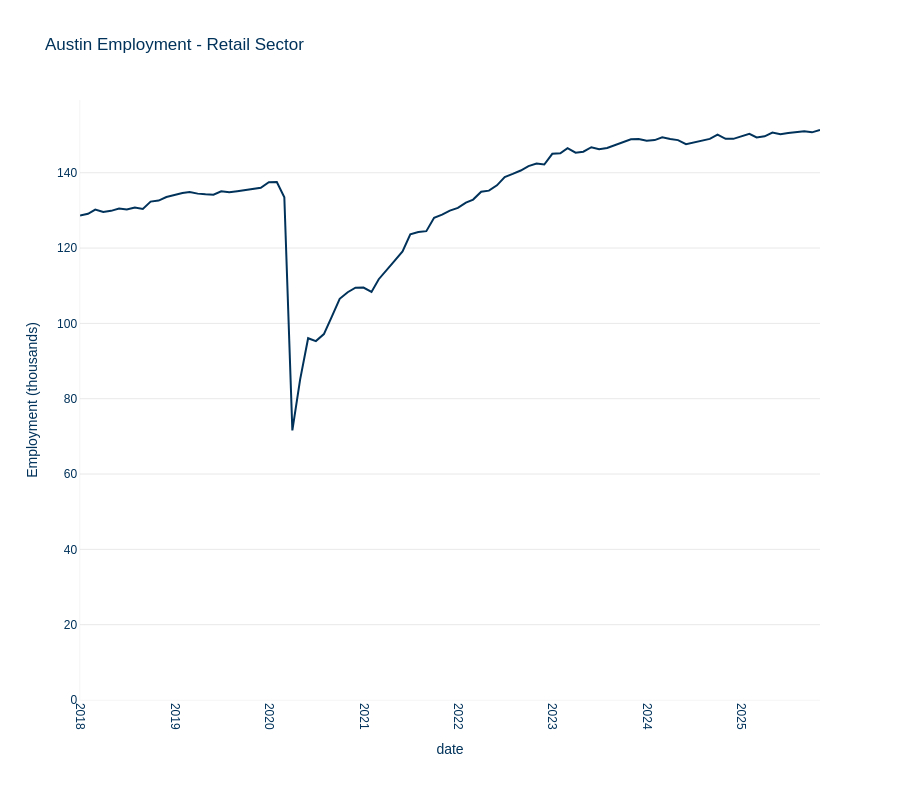

The notebook cell this image was saved under:
### Markdown cell above
## Chart 3: Austin Employment - Retail Sector

Tracks employment in Leisure & Hospitality (retail-related employment)

### Code cell
# Fetch retail employment data
df_retail = fetch_fred_series('AUST448LEIH', 'Leisure & Hospitality')
df_retail = df_retail[df_retail['date'] >= '2018-01-01']

# Create chart
fig = aquila_styled_line_chart(
    df_retail,
    x='date',
    y='Leisure & Hospitality',
    title='Austin Employment - Retail Sector',
    height=800
)

fig.update_yaxes(rangemode='tozero', title='Employment (thousands)')

# Save chart
fig.write_html('charts/austin_employment_retail.html')
print("✓ Chart saved: austin_employment_retail.html")

fig.show()

### Figure 1 — Plotly figure (JSON) as saved in the notebook; plotly's stock layout.template omitted (floating-point values rounded to 4 significant figures)
{"data": [{"hovertemplate": "date=%{x}<br>Leisure & Hospitality=%{y}<extra></extra>", "legendgroup": "", "line": {"color": "#00325a", "dash": "solid"}, "marker": {"symbol": "circle"}, "mode": "lines", "name": "", "orientation": "v", "showlegend": false, "type": "scatter", "x": ["2018-01-01T00:00:00", "2018-02-01T00:00:00", "2018-03-01T00:00:00", "2018-04-01T00:00:00", "2018-05-01T00:00:00", "2018-06-01T00:00:00", "2018-07-01T00:00:00", "2018-08-01T00:00:00", "2018-09-01T00:00:00", "2018-10-01T00:00:00", "2018-11-01T00:00:00", "2018-12-01T00:00:00", "2019-01-01T00:00:00", "2019-02-01T00:00:00", "2019-03-01T00:00:00", "2019-04-01T00:00:00", "2019-05-01T00:00:00", "2019-06-01T00:00:00", "2019-07-01T00:00:00", "2019-08-01T00:00:00", "2019-09-01T00:00:00", "2019-10-01T00:00:00", "2019-11-01T00:00:00", "2019-12-01T00:00:00", "2020-01-01T00:00:00", "2020-02-01T00:00:00", "2020-03-01T00:00:00", "2020-04-01T00:00:00", "2020-05-01T00:00:00", "2020-06-01T00:00:00", "2020-07-01T00:00:00", "2020-08-01T00:00:00", "2020-09-01T00:00:00", "2020-10-01T00:00:00", "2020-11-01T00:00:00", "2020-12-01T00:00:00", "2021-01-01T00:00:00", "2021-02-01T00:00:00", "2021-03-01T00:00:00", "2021-04-01T00:00:00", "2021-05-01T00:00:00", "2021-06-01T00:00:00", "2021-07-01T00:00:00", "2021-08-01T00:00:00", "2021-09-01T00:00:00", "2021-10-01T00:00:00", "2021-11-01T00:00:00", "2021-12-01T00:00:00", "2022-01-01T00:00:00", "2022-02-01T00:00:00", "2022-03-01T00:00:00", "2022-04-01T00:00:00", "2022-05-01T00:00:00", "2022-06-01T00:00:00", "2022-07-01T00:00:00", "2022-08-01T00:00:00", "2022-09-01T00:00:00", "2022-10-01T00:00:00", "2022-11-01T00:00:00", "2022-12-01T00:00:00", "2023-01-01T00:00:00", "2023-02-01T00:00:00", "2023-03-01T00:00:00", "2023-04-01T00:00:00", "2023-05-01T00:00:00", "2023-06-01T00:00:00", "2023-07-01T00:00:00", "2023-08-01T00:00:00", "2023-09-01T00:00:00", "2023-10-01T00:00:00", "2023-11-01T00:00:00", "2023-12-01T00:00:00", "2024-01-01T00:00:00", "2024-02-01T00:00:00", "2024-03-01T00:00:00", "2024-04-01T00:00:00", "2024-05-01T00:00:00", "2024-06-01T00:00:00", "2024-07-01T00:00:00", "2024-08-01T00:00:00", "2024-09-01T00:00:00", "2024-10-01T00:00:00", "2024-11-01T00:00:00", "2024-12-01T00:00:00", "2025-01-01T00:00:00", "2025-02-01T00:00:00", "2025-03-01T00:00:00", "2025-04-01T00:00:00", "2025-05-01T00:00:00", "2025-06-01T00:00:00", "2025-07-01T00:00:00", "2025-08-01T00:00:00", "2025-09-01T00:00:00", "2025-10-01T00:00:00", "2025-11-01T00:00:00"], "xaxis": "x", "y": [128.6, 129.1, 130.2, 129.6, 129.9, 130.5, 130.2, 130.8, 130.4, 132.3, 132.6, 133.5, 134.1, 134.6, 134.8, 134.4, 134.3, 134.2, 135.1, 134.8, 135.1, 135.4, 135.7, 136.0, 137.5, 137.5, 133.5, 71.6, 85.08, 96.06, 95.3, 97.15, 101.9, 106.5, 108.3, 109.5, 109.5, 108.4, 111.7, 114.4, 116.6, 119.1, 123.7, 124.3, 124.5, 128.0, 128.9, 130.0, 130.7, 132.1, 132.9, 134.9, 135.2, 136.7, 138.9, 139.7, 140.6, 141.8, 142.4, 142.2, 145.0, 145.2, 146.5, 145.3, 145.6, 146.8, 146.3, 146.6, 147.3, 148.1, 148.9, 149.0, 148.5, 148.7, 149.4, 148.9, 148.7, 147.6, 148.1, 148.4, 149.0, 150.1, 149.0, 149.0, 149.6, 150.4, 149.4, 149.7, 150.7, 150.2, 150.5, 150.7, 151.0, 150.7, 151.3], "yaxis": "y"}], "layout": {"font": {"color": "#00325a", "family": "Futura LT Pro, Futura, Arial, sans-serif"}, "height": 800, "legend": {"orientation": "h", "title": {"font": {"family": "Futura LT Pro, Futura, Arial, sans-serif"}}, "tracegroupgap": 0, "x": 0.5, "xanchor": "center", "y": -0.25, "yanchor": "bottom"}, "margin": {"b": 100}, "paper_bgcolor": "white", "plot_bgcolor": "white", "title": {"font": {"family": "Futura LT Pro, Futura, Arial, sans-serif"}, "text": "Austin Employment - Retail Sector"}, "xaxis": {"anchor": "y", "domain": [0, 1], "linecolor": "#e9e9ea", "linewidth": 0.5, "mirror": false, "showgrid": false, "showline": true, "tickangle": 90, "title": {"text": "date"}, "zeroline": false}, "yaxis": {"anchor": "x", "domain": [0, 1], "gridcolor": "#e9e9ea", "linecolor": "#e9e9ea", "linewidth": 0.5, "mirror": false, "rangemode": "tozero", "showgrid": true, "showline": true, "title": {"text": "Employment (thousands)"}, "zeroline": true}}}
